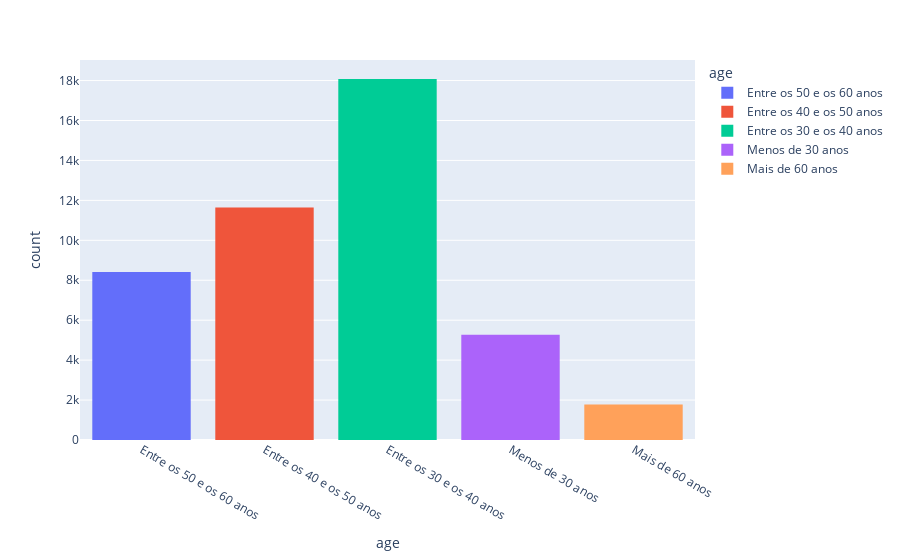

Source (notebook cell):
### Code cell
px.histogram(data, x="age", color="age")

### Figure 1 — Plotly figure (JSON) as saved in the notebook; plotly's stock layout.template omitted (floating-point values rounded to 4 significant figures; data arrays with more than 128 entries replaced by an {"elided": "..."} marker saying what was removed)
{"data": [{"alignmentgroup": "True", "bingroup": "x", "hovertemplate": "age=%{x}<br>count=%{y}<extra></extra>", "legendgroup": "Entre os 50 e os 60 anos", "marker": {"color": "#636efa"}, "name": "Entre os 50 e os 60 anos", "offsetgroup": "Entre os 50 e os 60 anos", "orientation": "v", "showlegend": true, "type": "histogram", "x": {"elided": "8409 str values"}, "xaxis": "x", "yaxis": "y"}, {"alignmentgroup": "True", "bingroup": "x", "hovertemplate": "age=%{x}<br>count=%{y}<extra></extra>", "legendgroup": "Entre os 40 e os 50 anos", "marker": {"color": "#EF553B"}, "name": "Entre os 40 e os 50 anos", "offsetgroup": "Entre os 40 e os 50 anos", "orientation": "v", "showlegend": true, "type": "histogram", "x": {"elided": "11647 str values"}, "xaxis": "x", "yaxis": "y"}, {"alignmentgroup": "True", "bingroup": "x", "hovertemplate": "age=%{x}<br>count=%{y}<extra></extra>", "legendgroup": "Entre os 30 e os 40 anos", "marker": {"color": "#00cc96"}, "name": "Entre os 30 e os 40 anos", "offsetgroup": "Entre os 30 e os 40 anos", "orientation": "v", "showlegend": true, "type": "histogram", "x": {"elided": "18078 str values"}, "xaxis": "x", "yaxis": "y"}, {"alignmentgroup": "True", "bingroup": "x", "hovertemplate": "age=%{x}<br>count=%{y}<extra></extra>", "legendgroup": "Menos de 30 anos", "marker": {"color": "#ab63fa"}, "name": "Menos de 30 anos", "offsetgroup": "Menos de 30 anos", "orientation": "v", "showlegend": true, "type": "histogram", "x": {"elided": "5272 str values"}, "xaxis": "x", "yaxis": "y"}, {"alignmentgroup": "True", "bingroup": "x", "hovertemplate": "age=%{x}<br>count=%{y}<extra></extra>", "legendgroup": "Mais de 60 anos", "marker": {"color": "#FFA15A"}, "name": "Mais de 60 anos", "offsetgroup": "Mais de 60 anos", "orientation": "v", "showlegend": true, "type": "histogram", "x": {"elided": "1784 str values"}, "xaxis": "x", "yaxis": "y"}], "layout": {"barmode": "relative", "legend": {"title": {"text": "age"}, "tracegroupgap": 0}, "margin": {"t": 60}, "xaxis": {"anchor": "y", "categoryarray": ["Entre os 50 e os 60 anos", "Entre os 40 e os 50 anos", "Entre os 30 e os 40 anos", "Menos de 30 anos", "Mais de 60 anos"], "categoryorder": "array", "domain": [0, 1], "title": {"text": "age"}}, "yaxis": {"anchor": "x", "domain": [0, 1], "title": {"text": "count"}}}}
